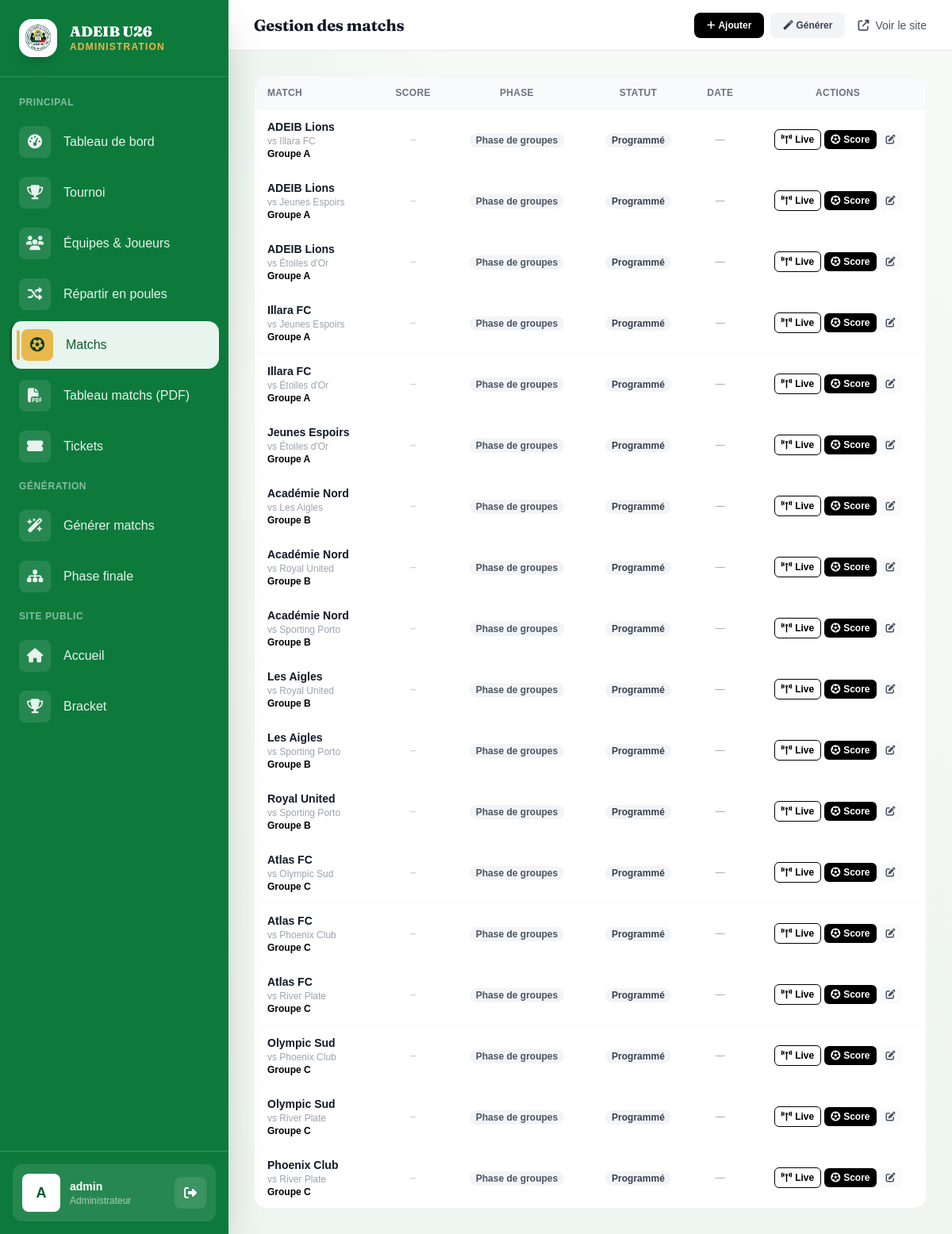
The page /admin-panel/matches/ (signed in) on the database as committed earlier.
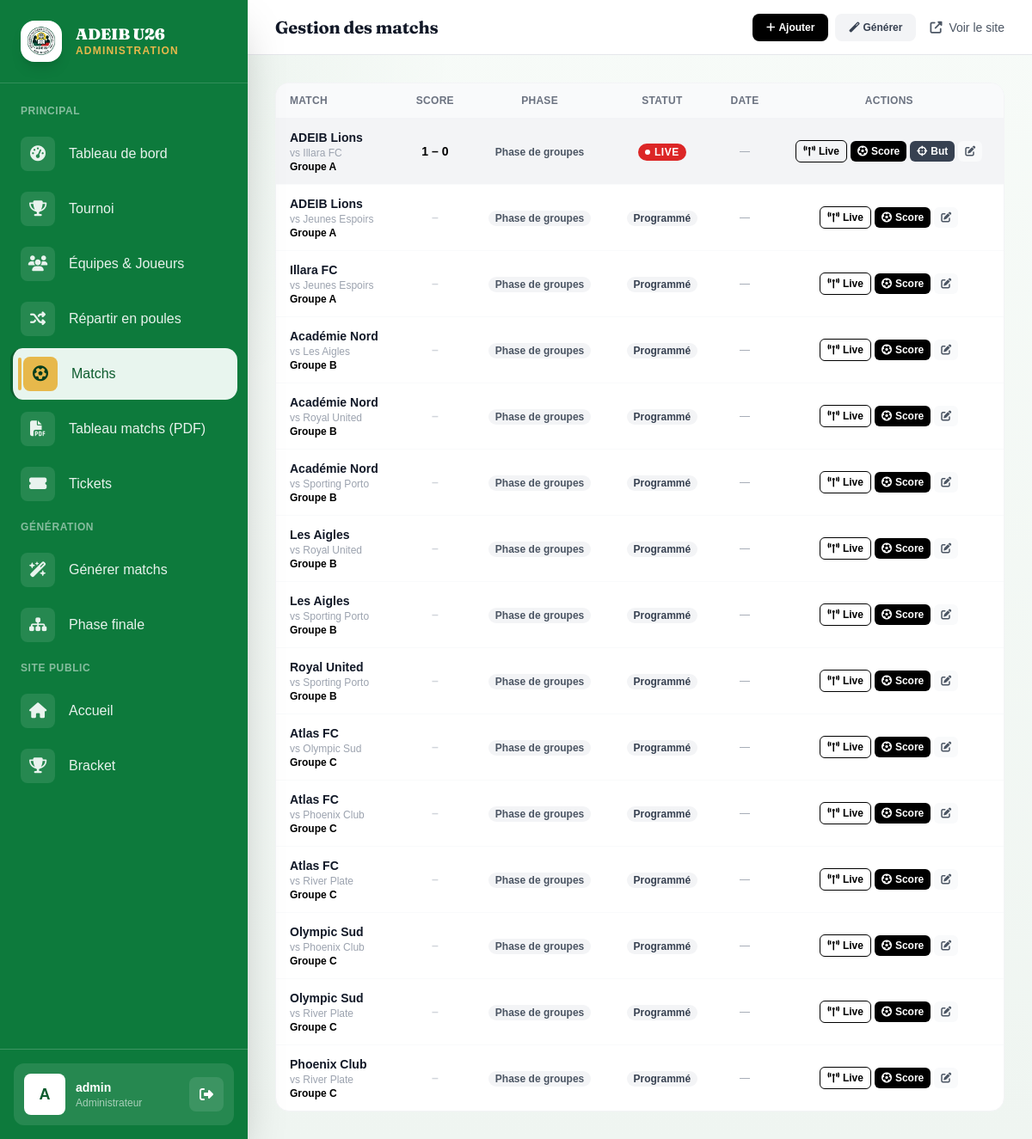
The same page on the database as committed later.
### tournament/models.py (models this page shows, shortened)
class Match(models.Model):
    PHASE_CHOICES = [
        ('GROUP', 'Phase de groupes'),
        ('QF', 'Quart de finale'),
        ('SF', 'Demi-finale'),
        ('3RD', 'Match 3e place'),
        ('FINAL', 'Finale'),
    ]
    STATUS_CHOICES = [
        ('SCHEDULED', 'Programmé'),
        ('LIVE', 'En direct'),
        ('FINISHED', 'Terminé'),
        ('CANCELLED', 'Annulé'),
    ]
    tournament = models.ForeignKey(Tournament, on_delete=models.CASCADE, related_name='matches')
    phase = models.CharField(max_length=10, choices=PHASE_CHOICES, default='GROUP')
    group = models.ForeignKey(Group, on_delete=models.SET_NULL, null=True, blank=True, related_name='matches')
    home_team = models.ForeignKey(Team, on_delete=models.CASCADE, related_name='home_matches')
    away_team = models.ForeignKey(Team, on_delete=models.CASCADE, related_name='away_matches')
    match_date = models.DateTimeField(null=True, blank=True)
    venue = models.CharField(max_length=200, blank=True, default='Stade Cup Legends')
    home_score = models.PositiveIntegerField(default=0)
    away_score = models.PositiveIntegerField(default=0)
    status = models.CharField(max_length=10, choices=STATUS_CHOICES, default='SCHEDULED')
    matchday = models.PositiveIntegerField(default=1)
    live_started_at = models.DateTimeField(null=True, blank=True)
    stream_url = models.URLField(blank=True, null=True, verbose_name='Lien de diffusion')
    stream_platform = models.CharField(
        max_length=10, choices=STREAM_PLATFORM_CHOICES, default='YOUTUBE',
        blank=True, verbose_name='Plateforme de diffusion',
    )
    man_of_the_match = models.ForeignKey(
        'Player', on_delete=models.SET_NULL, null=True, blank=True,
        related_name='motm_awards', verbose_name='Homme du match',
    )
    class Meta:
        verbose_name = 'Match'
        verbose_name_plural = 'Matchs'
        ordering = ['match_date']

class Team(models.Model):
    tournament = models.ForeignKey(Tournament, on_delete=models.CASCADE, related_name='teams')
    name = models.CharField(max_length=200)
    logo = models.ImageField(upload_to='teams/', blank=True, null=True)
    group = models.ForeignKey(Group, on_delete=models.SET_NULL, null=True, blank=True, related_name='teams')
    coach_name = models.CharField(max_length=200, blank=True, verbose_name='Entraîneur')
    president_name = models.CharField(max_length=200, blank=True, verbose_name='Président')
    qr_code = models.ImageField(upload_to='qrcodes/', blank=True, null=True)
    created_at = models.DateTimeField(auto_now_add=True)
    class Meta:
        verbose_name = 'Équipe'
        ordering = ['name']

class Group(models.Model):
    GROUP_CHOICES = [
        ('A', 'Groupe A'), ('B', 'Groupe B'), ('C', 'Groupe C'),
        ('D', 'Groupe D'), ('E', 'Groupe E'), ('F', 'Groupe F'),
    ]
    tournament = models.ForeignKey(Tournament, on_delete=models.CASCADE, related_name='groups')
    name = models.CharField(max_length=1, choices=GROUP_CHOICES)
    class Meta:
        verbose_name = 'Groupe'
        ordering = ['name']

### tournament/views.py (the view)
# urls.py: path('admin-panel/matches/', views.admin_matches, name='admin_matches'),
@login_required
@user_passes_test(is_admin)
def admin_matches(request):
    tournament = get_active_tournament()
    matches = Match.objects.filter(tournament=tournament).select_related(
        'home_team', 'away_team', 'group'
    ).order_by('match_date') if tournament else []
    return render(request, 'admin_panel/matches.html', {'matches': matches, 'tournament': tournament})

### templates/admin_panel/matches.html (shortened to what this page needs)
{% extends 'admin_panel/base_admin.html' %}
{% block page_title %}Gestion des matchs{% endblock %}
{% block header_actions %}
<div class="ml-auto flex items-center gap-2">
  <a href="{% url 'admin_add_match' %}" class="text-xs font-bold text-white px-4 py-2 rounded-lg transition-colors bg-black">
    <i class="fas fa-plus mr-1"></i>Ajouter
  </a>
  <a href="{% url 'admin_generate_matches' %}" class="text-xs font-bold px-4 py-2 rounded-lg bg-gray-100 text-gray-700 hover:bg-gray-200 transition-colors">
    <i class="fas fa-magic mr-1"></i>Générer
  </a>
</div>
{% endblock %}
{% block content %}
<div class="max-w-5xl">
  <div class="bg-white rounded-2xl border border-gray-100 overflow-hidden">
    {% if not matches %}
    <div class="p-12 text-center">
      <div class="text-4xl mb-3">⚽</div>
      <p class="text-gray-400 font-semibold">Aucun match programmé.</p>
    </div>
    {% else %}
    <div class="overflow-x-auto">
      <table class="w-full text-sm">
        <thead>
          <tr class="text-xs uppercase tracking-wide text-gray-500 bg-gray-50 border-b border-gray-100">
            <th class="px-4 py-3 text-left font-bold">Match</th>
            <th class="px-4 py-3 text-center font-bold">Score</th>
            <th class="px-4 py-3 text-center font-bold">Phase</th>
            <th class="px-4 py-3 text-center font-bold">Statut</th>
            <th class="px-4 py-3 text-center font-bold">Date</th>
            <th class="px-4 py-3 text-center font-bold">Actions</th>
          </tr>
        </thead>
        <tbody class="divide-y divide-gray-50">
          {% for match in matches %}
          <tr class="hover:bg-gray-50 transition-colors {% if match.status == 'LIVE' %}bg-gray-100{% endif %}">
            <td class="px-4 py-3">
              <div class="font-semibold text-gray-900">{{ match.home_team.name }}</div>
              <div class="text-xs text-gray-400">vs {{ match.away_team.name }}</div>
              {% if match.group %}<div class="text-xs text-black font-semibold">Groupe {{ match.group.name }}</div>{% endif %}
            </td>
            <td class="px-4 py-3 text-center font-black text-gray-900">
              {% if match.status == 'LIVE' or match.status == 'FINISHED' %}
              <span class="{% if match.status == 'LIVE' %}text-black{% endif %}">
                {{ match.home_score }} – {{ match.away_score }}
              </span>
              {% else %}
              <span class="text-gray-300">–</span>
              {% endif %}
            </td>
            <td class="px-4 py-3 text-center">
              <span class="text-xs px-2 py-0.5 rounded-full bg-gray-100 text-gray-600 font-semibold">{{ match.get_phase_display }}</span>
            </td>
            <td class="px-4 py-3 text-center">
              {% if match.status == 'LIVE' %}
              <span class="live-pill text-xs"><span class="live-dot"></span>LIVE</span>
              {% elif match.status == 'FINISHED' %}
              <span class="text-xs px-2 py-0.5 rounded-full bg-black text-white font-bold">Terminé</span>
              {% elif match.status == 'SCHEDULED' %}
              <span class="text-xs px-2 py-0.5 rounded-full bg-gray-100 text-gray-700 font-semibold">Programmé</span>
              {% else %}
              <span class="text-xs px-2 py-0.5 rounded-full bg-gray-100 text-gray-500 font-semibold">Annulé</span>
              {% endif %}
            </td>
            <td class="px-4 py-3 text-center text-xs text-gray-400">
              {% if match.match_date %}{{ match.match_date|date:"d/m/Y H:i" }}{% else %}—{% endif %}
            </td>
            <td class="px-4 py-3">
              <div class="flex items-center justify-center gap-1 flex-wrap">
                {% if match.status != 'FINISHED' %}
                <a href="{% url 'admin_set_live' match.pk %}" title="Passer en direct + lien de diffusion"
                   class="text-xs px-2 py-1 rounded-md border border-black text-black hover:bg-gray-100 font-semibold transition-colors whitespace-nowrap">
                  <i class="fas fa-broadcast-tower mr-1"></i>Live
                </a>
                {% endif %}
                <a href="{% url 'admin_update_score' match.pk %}" title="Score"
                   class="text-xs px-2 py-1 rounded-md bg-black text-white hover:bg-gray-800 font-semibold transition-colors whitespace-nowrap">
                  <i class="fas fa-futbol mr-1"></i>Score
                </a>
                {% if match.status == 'LIVE' %}
                <a href="{% url 'admin_add_goal' match.pk %}" title="But"
                   class="text-xs px-2 py-1 rounded-md bg-gray-700 text-white hover:bg-gray-800 font-semibold transition-colors whitespace-nowrap">
                  <i class="fas fa-crosshairs mr-1"></i>But
                </a>
                {% endif %}
                <a href="{% url 'admin_edit_match' match.pk %}" title="Modifier"
                   class="text-xs px-2 py-1 rounded-md bg-gray-50 text-gray-600 hover:bg-gray-100 font-semibold transition-colors">
                  <i class="fas fa-edit"></i>
                </a>
              </div>
            </td>
          </tr>
          {% endfor %}
        </tbody>
      </table>
    </div>
    {% endif %}
  </div>
</div>
{% endblock %}

### templates/admin_panel/base_admin.html (shortened to what this page needs)
{% load static %}
<!DOCTYPE html>
<html lang="fr">
<head>
  <script src="https://cdn.tailwindcss.com"></script>
  <link rel="stylesheet" href="{% static 'css/style.css' %}">
  <link rel="stylesheet" href="https://cdnjs.cloudflare.com/ajax/libs/font-awesome/6.5.0/css/all.min.css">
</head>
<body class="bg-gray-50 min-h-screen">
<aside id="adminSidebar" class="sidebar fixed top-0 left-0 h-full w-72 z-40 -translate-x-full lg:translate-x-0 shadow-2xl flex flex-col">
  <div class="flex items-center gap-4 px-6 py-6 border-b border-white/15">
    <div class="w-12 h-12 bg-white rounded-2xl flex items-center justify-center overflow-hidden shadow-lg">
      <img src="{% static 'images/adeib_logo.png' %}" alt="ADEIB" class="w-full h-full object-contain p-1"
           onerror="this.outerHTML='<span class=\'text-[#0d7a3c] font-black text-2xl\'>A</span>'">
    </div>
    <div>
      <div class="text-white font-heading font-black text-lg leading-tight">ADEIB U26</div>
      <div class="text-[#e7b84b] text-xs tracking-widest uppercase font-semibold">Administration</div>
    </div>
  </div>
  <nav class="flex-1 overflow-y-auto py-4 px-3 space-y-1">
    <div class="px-3 py-2 text-white/50 text-xs font-bold uppercase tracking-wider">Principal</div>
    <a href="{% url 'admin_dashboard' %}" class="sidebar-link flex items-center gap-4 px-3 py-2.5 text-white/90 hover:text-white font-medium" data-sidebar>
      <div class="ic w-10 h-10 bg-white/10 rounded-lg flex items-center justify-center"><i class="fas fa-tachometer-alt text-lg"></i></div>
      <span>Tableau de bord</span>
    </a>
    <a href="{% url 'admin_tournament_setup' %}" class="sidebar-link flex items-center gap-4 px-3 py-2.5 text-white/90 hover:text-white font-medium" data-sidebar>
      <div class="ic w-10 h-10 bg-white/10 rounded-lg flex items-center justify-center"><i class="fas fa-trophy text-lg"></i></div>
      <span>Tournoi</span>
    </a>
    <a href="{% url 'admin_teams' %}" class="sidebar-link flex items-center gap-4 px-3 py-2.5 text-white/90 hover:text-white font-medium" data-sidebar>
      <div class="ic w-10 h-10 bg-white/10 rounded-lg flex items-center justify-center"><i class="fas fa-users text-lg"></i></div>
      <span>Équipes &amp; Joueurs</span>
    </a>
    <a href="{% url 'admin_distribute_groups' %}" class="sidebar-link flex items-center gap-4 px-3 py-2.5 text-white/90 hover:text-white font-medium"
       onclick="return confirm('Répartir automatiquement les équipes en poules de 4 ?');">
      <div class="ic w-10 h-10 bg-white/10 rounded-lg flex items-center justify-center"><i class="fas fa-shuffle text-lg"></i></div>
      <span>Répartir en poules</span>
    </a>
    <a href="{% url 'admin_matches' %}" class="sidebar-link flex items-center gap-4 px-3 py-2.5 text-white/90 hover:text-white font-medium" data-sidebar>
      <div class="ic w-10 h-10 bg-white/10 rounded-lg flex items-center justify-center"><i class="fas fa-futbol text-lg"></i></div>
      <span>Matchs</span>
    </a>
    <a href="{% url 'admin_matches_pdf' %}" class="sidebar-link flex items-center gap-4 px-3 py-2.5 text-white/90 hover:text-white font-medium" data-sidebar>
      <div class="ic w-10 h-10 bg-white/10 rounded-lg flex items-center justify-center"><i class="fas fa-file-pdf text-lg"></i></div>
      <span>Tableau matchs (PDF)</span>
    </a>
    <a href="{% url 'admin_tickets' %}" class="sidebar-link flex items-center gap-4 px-3 py-2.5 text-white/90 hover:text-white font-medium" data-sidebar>
      <div class="ic w-10 h-10 bg-white/10 rounded-lg flex items-center justify-center"><i class="fas fa-ticket-alt text-lg"></i></div>
      <span>Tickets</span>
    </a>
    <div class="px-3 py-2 text-white/50 text-xs font-bold uppercase tracking-wider mt-5">Génération</div>
    <a href="{% url 'admin_generate_matches' %}" class="sidebar-link flex items-center gap-4 px-3 py-2.5 text-white/90 hover:text-white font-medium">
      <div class="ic w-10 h-10 bg-white/10 rounded-lg flex items-center justify-center"><i class="fas fa-wand-magic-sparkles text-lg"></i></div>
      <span>Générer matchs</span>
    </a>
    <a href="{% url 'admin_generate_knockout' %}" class="sidebar-link flex items-center gap-4 px-3 py-2.5 text-white/90 hover:text-white font-medium">
      <div class="ic w-10 h-10 bg-white/10 rounded-lg flex items-center justify-center"><i class="fas fa-sitemap text-lg"></i></div>
      <span>Phase finale</span>
    </a>
    <div class="px-3 py-2 text-white/50 text-xs font-bold uppercase tracking-wider mt-5">Site public</div>
    <a href="{% url 'home' %}" class="sidebar-link flex items-center gap-4 px-3 py-2.5 text-white/90 hover:text-white font-medium">
      <div class="ic w-10 h-10 bg-white/10 rounded-lg flex items-center justify-center"><i class="fas fa-home text-lg"></i></div>
      <span>Accueil</span>
    </a>
    <a href="{% url 'bracket' %}" class="sidebar-link flex items-center gap-4 px-3 py-2.5 text-white/90 hover:text-white font-medium">
      <div class="ic w-10 h-10 bg-white/10 rounded-lg flex items-center justify-center"><i class="fas fa-trophy text-lg"></i></div>
      <span>Bracket</span>
    </a>
  </nav>
  <div class="px-4 py-4 border-t border-white/20">
    <div class="flex items-center gap-3 bg-white/10 rounded-xl p-3">
      <div class="w-12 h-12 bg-white rounded-lg flex items-center justify-center text-[#0d5c2e] font-black text-lg">
        {{ request.user.username|first|upper }}
      </div>
      <div class="flex-1 min-w-0">
        <div class="text-white font-bold text-sm truncate">{{ request.user.username }}</div>
        <div class="text-white/60 text-xs">Administrateur</div>
      </div>
      <a href="/admin/logout/" class="w-10 h-10 bg-white/10 rounded-lg flex items-center justify-center text-white hover:bg-white/20 transition-colors">
        <i class="fas fa-sign-out-alt"></i>
      </a>
    </div>
  </div>
</aside>
<div class="lg:ml-72 min-h-screen flex flex-col">
  <header class="glass sticky top-0 z-20 border-b border-gray-200 px-4 lg:px-8 h-16 flex items-center gap-4">
    <div class="flex-1">
      <h2 class="font-heading font-bold text-xl text-gray-900">{% block page_title %}Administration{% endblock %}</h2>
    </div>
    {% block header_actions %}{% endblock %}
    <a href="{% url 'home' %}" target="_blank" class="hidden sm:flex items-center gap-2 text-gray-600 hover:text-gray-900 font-medium text-sm">
      <i class="fas fa-external-link-alt"></i>
      <span class="hidden md:inline">Voir le site</span>
    </a>
  </header>
  <main class="flex-1 p-4 lg:p-8">
    {% block content %}{% endblock %}
  </main>
</div>
</body>
</html>

Rows that differ between the two databases and show on the page:
removed Match: home_team.name "ADEIB Lions", away_team.name "Étoiles d'Or", group.name "A", phase "Phase de groupes", status "Programmé"
removed Match: home_team.name "Illara FC", away_team.name "Étoiles d'Or", group.name "A", phase "Phase de groupes", status "Programmé"
removed Match: home_team.name "Jeunes Espoirs", away_team.name "Étoiles d'Or", group.name "A", phase "Phase de groupes", status "Programmé"
changed Match (number 1 of 15 on the later page): home_score (not shown) → "1"; away_score (not shown) → "0"; status "Programmé" → "LIVE But"
